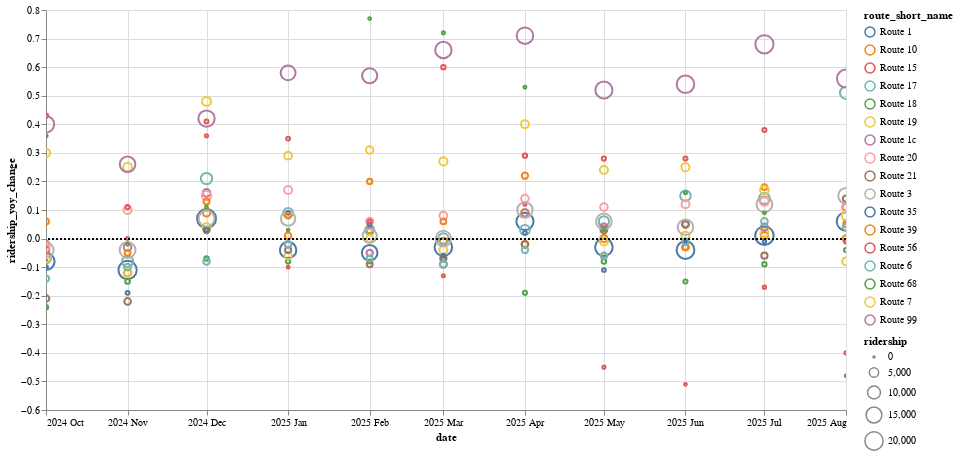

Source (notebook cell):
### Markdown cell above
## Year-over-year change

* bubbles above dashed zero line show a positive year over year change
* size of the bubble indicates absolute ridership
* can mouse over points for additional info, scroll, and zoom chart
* shift-click routes in the legend to select or deselect for highlight

### Code cell
chart = alt.Chart(yoy)

points = (chart
 .mark_point()
 .encode(
    x=alt.X('date:T', axis=alt.Axis(format="%Y %b")),
    y='ridership_yoy_change:Q',
    color='route_short_name:N',
    size='ridership:Q',
    tooltip=['route_short_name', alt.Tooltip('ridership_yoy_change:Q', format='.0%'), alt.Tooltip('revenue_yoy_change:Q', format='.0%'), 'date',
            alt.Tooltip('ridership:Q', format=','), alt.Tooltip('revenue:Q', format=','), 'route_long_name'],
    opacity=alt.when(selection).then(alt.value(1)).otherwise(alt.value(0.2))
    )
 .properties(width=800, height=400)
 .interactive()
).add_params(
    selection
)

rule = chart.mark_rule(strokeDash=[2, 2]).encode(
    y=alt.datum(0)
)

points + rule

### Figure 1 — Vega-Lite specification as saved in the notebook (floating-point values rounded to 4 significant figures; data arrays with more than 128 entries replaced by an {"elided": "..."} marker saying what was removed)
{"config": {"view": {"continuousWidth": 300, "continuousHeight": 300}}, "layer": [{"mark": {"type": "point"}, "encoding": {"color": {"field": "route_short_name", "type": "nominal"}, "opacity": {"condition": [{"param": "param_1", "value": 1}], "value": 0.2}, "size": {"field": "ridership", "type": "quantitative"}, "tooltip": [{"field": "route_short_name", "type": "nominal"}, {"field": "ridership_yoy_change", "format": ".0%", "type": "quantitative"}, {"field": "revenue_yoy_change", "format": ".0%", "type": "quantitative"}, {"field": "date", "type": "temporal"}, {"field": "ridership", "format": ",", "type": "quantitative"}, {"field": "revenue", "format": ",", "type": "quantitative"}, {"field": "route_long_name", "type": "nominal"}], "x": {"axis": {"format": "%Y %b"}, "field": "date", "type": "temporal"}, "y": {"field": "ridership_yoy_change", "type": "quantitative"}}, "name": "view_2"}, {"mark": {"type": "rule", "strokeDash": [2, 2]}, "encoding": {"y": {"datum": 0}}}], "data": {"name": "data-d977db8207eb90eeae08937efccc44b9"}, "height": 400, "params": [{"name": "param_4", "select": {"type": "interval", "encodings": ["x", "y"]}, "bind": "scales", "views": ["view_2"]}, {"name": "param_1", "select": {"type": "point", "fields": ["route_short_name"]}, "bind": "legend", "views": ["view_2"]}], "width": 800, "$schema": "https://vega.github.io/schema/vega-lite/v5.20.1.json", "datasets": {"data-d977db8207eb90eeae08937efccc44b9": {"elided": "187 records"}}}
